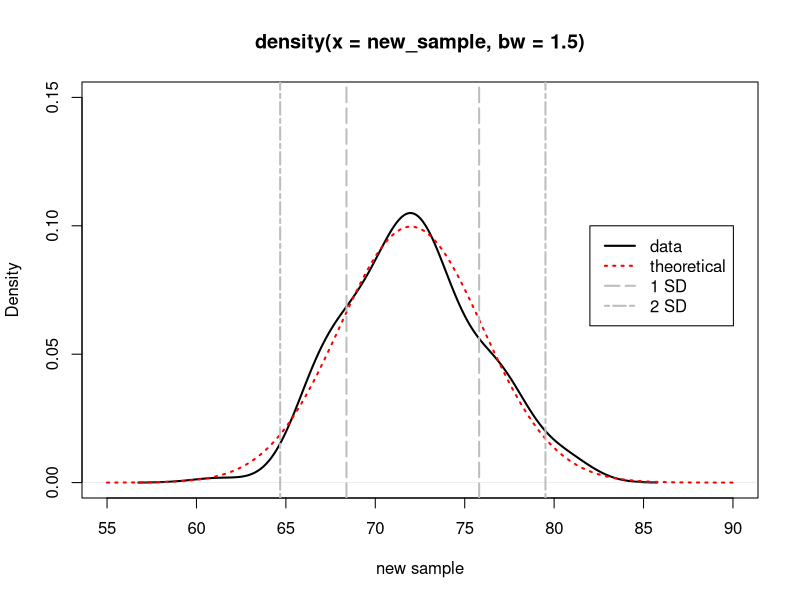
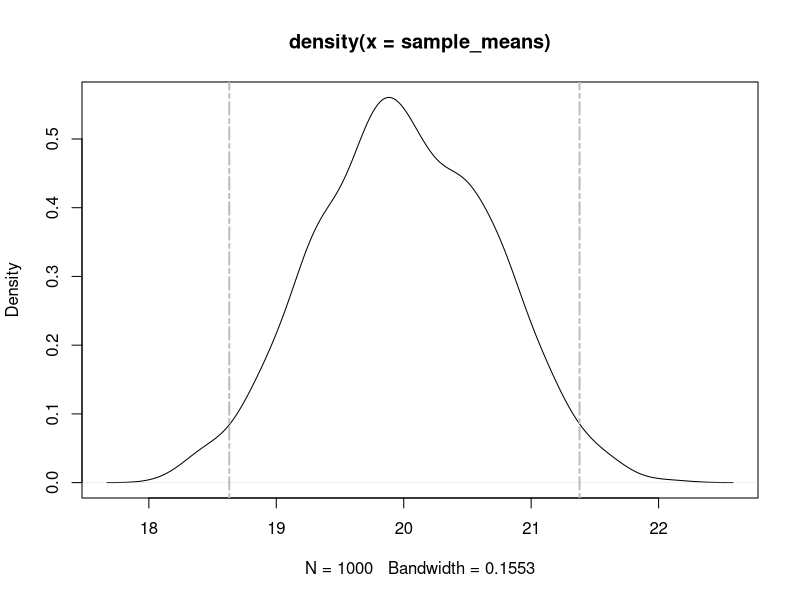
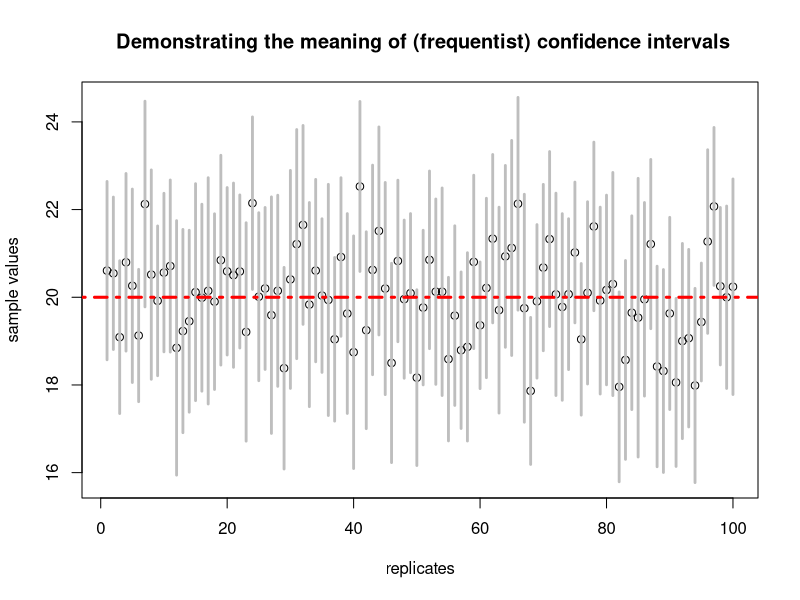

These figures' R source, in order:
# Ian Dworkin 

# Helping to explain confidence intervals from a simulation point of view...

# Let's start with the view from a sample from a population. 
# Say we sampled 150 individuals from a population
new_sample <- rnorm(n=150, mean=72, sd=4)

plot(density(new_sample, bw=1.5), ylim=c(0,0.15), xlim=c(55,90), lwd=2, xlab="new sample")

curve(dnorm(x,mean=72,sd=4),55,90, add=T, col="red", lty=3, lwd=2) # The "true" population distribution

# In general ~ 67% of observations fall within +/- SD of the mean for a Normal distribution....

# below
abline(v=mean(new_sample) - sd(new_sample), col="grey", lwd=2, lty=5)

# above the mean
abline(v=mean(new_sample) + sd(new_sample), col="grey", lwd=2, lty=5)


# And in general ~96% of observations fall within +/- 2 SD of the mean

abline(v=mean(new_sample) - 2*sd(new_sample), col="grey", lwd=2, lty=6)

# above the mean
abline(v=mean(new_sample) + 2*sd(new_sample), col="grey", lwd=2, lty=6)

legend(x=82,y=0.1, col=c("black", "red", "grey","grey"), lwd=2, lty=c(1,3,5,6), legend=c("data", "theoretical", "1 SD", "2 SD"))


# How is this useful to us?


 # Remember that the sampling distribution of the means (or of other estimates) is approximately normal!!!!
 
 # So if we generate a distribution of sampling means
sample_means <- replicate(1000, expr=mean(rnorm(50,20,5)))
plot(density(sample_means))
 
abline(v=mean(sample_means) - 2*sd(sample_means), col="grey", lwd=2, lty=6)

# above the mean
abline(v=mean(sample_means) + 2*sd(sample_means), col="grey", lwd=2, lty=6)

# How do we interpret this figure? Understanding this is extremely important for understanding inferential statistics....


# Question 1A - What do you expect to happen to the standard deviation for the distribution of sample_means as the sample size decreases from 50 to 20? 
sd(sample_means)
sample_means2 <- replicate(1000, expr=mean(rnorm(20,20,5)))
sd(sample_means2)

# Question 1B - What does this do to the confidence intervals, Why?  

# Question 1C - Explain why this (changes in sample size) is useful for inferential statistics.



################## Understanding the classic definition of confidence intervals based on sampling theory

### Let us again repeatedly sample from a distribution with mean 20, and sd=5

StandardError <- function(x) {sd(x)/sqrt(length(x))} # Just computing the standard error


# In this function we are going to generate a sample from a normal distribution with known mean and sd. We will then return the mean and standard error from that sample.

SamplingFunction <- function(n=20, mean=20, sd=5) {
 	one.sample.from.population <- rnorm(n,mean=mean, sd=sd)
 	return(c(mean=mean(one.sample.from.population), SE = StandardError(one.sample.from.population)))
 }

# the t() is for transpose, which just transposes the matrix generated.
samples_for_CI <- t(replicate(100,expr=SamplingFunction()))  # Replicating the sampler

#Now we generate the approximate 95% confidence intervals.
lower <- (samples_for_CI[,1]) - (1.96*samples_for_CI[,2] )
# The mean minus 1.96*the standard error of the mean.
upper <- (samples_for_CI[,1]) + (1.96*samples_for_CI[,2] )
# The mean plus 1.96*the standard error of the mean.


replicates <- 1:length(samples_for_CI[,1]) # just creating a variable for the number of replicates.

plot(samples_for_CI[,1] ~ replicates, ylab="sample values", 
    ylim=c(min(lower), max(upper)), # Just setting the lower and upper values of the Y axis
    main=" Demonstrating the meaning of (frequentist) confidence intervals")


# generate Confidence Intervals
for ( i in 1:length(samples_for_CI[,2])) {
  lines(x=c(replicates[i],replicates[i] ), y=c(lower[i],upper[i]), lwd=2.75, col="grey")  
}

# Given that we know the true value for the mean (20 in this case, unless you changed it.) We can plot this on
abline(h=20, col="red", lwd=3, lty=4) 


# Please answer the following questions.

# Question 2A - Change the number of observations per sample (currently set at n=50) to 20. What happens to the interval size as you decrease or increase this? (Generate some nice plots for my simple mind). Explain why.

# Question 2B - Is the interval size for our estimates confidence intervals the same for each simulated sample? Explain why or why not.


# Question 3A - Approximately what proportion of the time do the confidence intervals for the sample (with n=50) overlap with the "true" population paramter (in this example, 20)? 
# Question 3B - What would you expect this proportion to converge upon if you did 100,000 simulated samples (each sample with 50 observations)? 

# Question 4 - Instead of using the approximate confidence intervals (based on 1.96*Standard error), use the generalized confidence interval function (written below) to do the plot of the confidence intervals that you used from question 2. This may take a bit of re-coding, so you may want to write it in a fresh script.

ConfidenceIntervalMean <- function(data, alpha=0.05){
	data <- na.omit(data) # removing missing data!!!
	mean_data <- mean(data)
	std_err <- sd(data)/sqrt(length(data))
	lower_CI <- mean(data) + std_err*(qt(p=alpha/2,df=length(data)-1))
	upper_CI <- mean(data) + std_err*(qt(p=(1- alpha/2),df=length(data)-1))
	return(c(mean=mean_data, StdErr=std_err, UpperCI=upper_CI, Lower.CI=lower_CI))
	}
